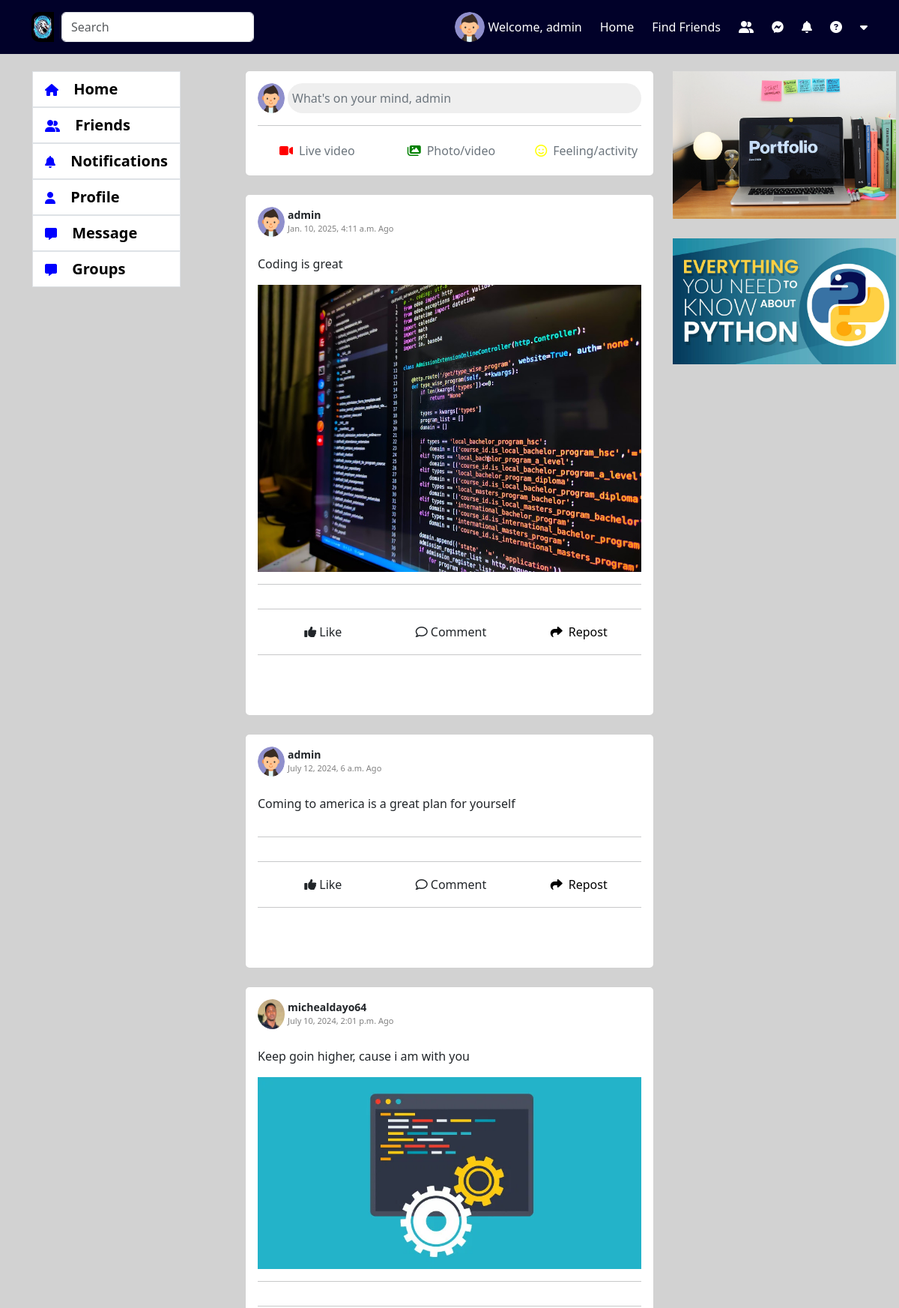
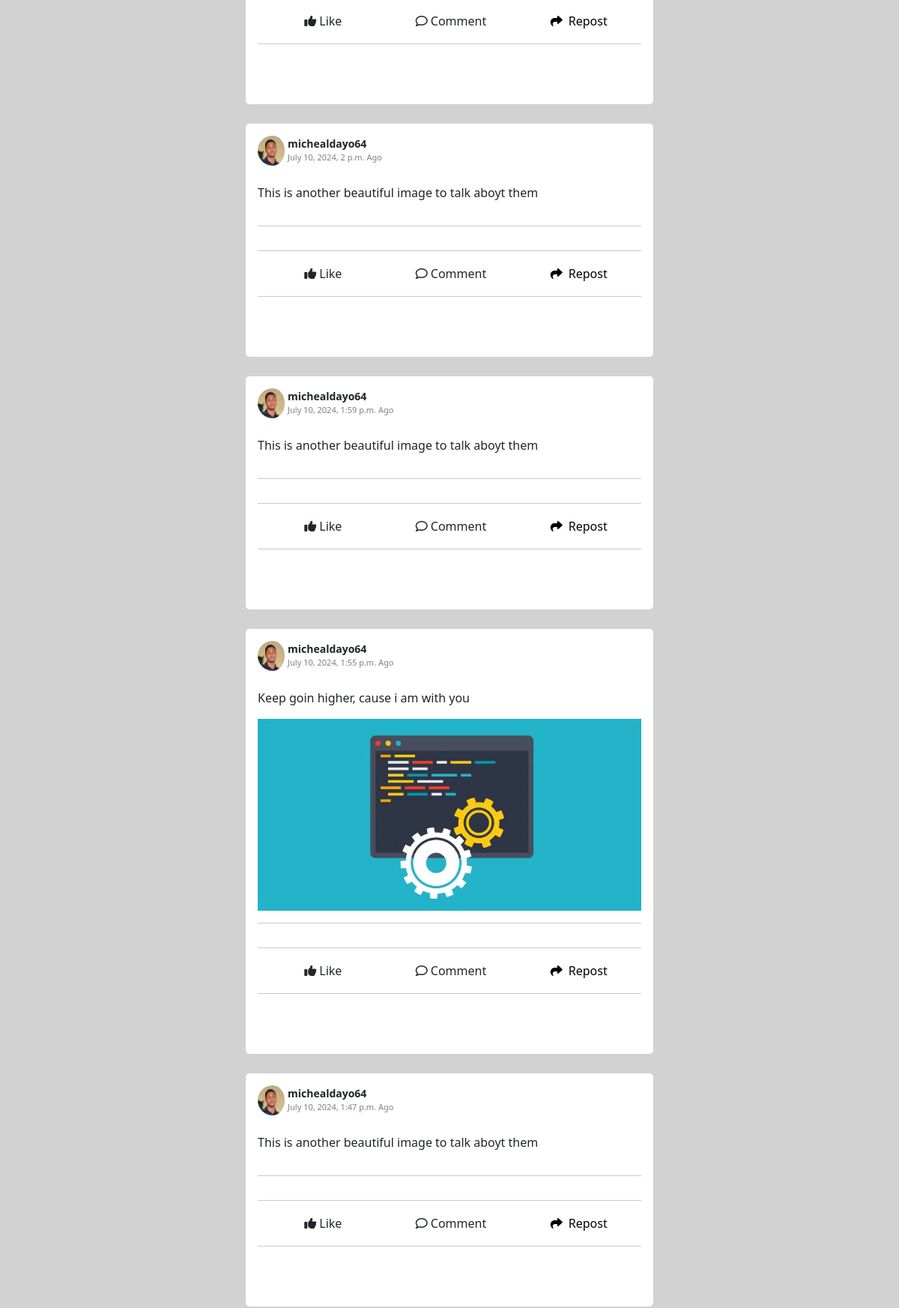
Page / (signed in, upper part) on the committed database (2 pictures, top to bottom).
### account/models.py (models this page shows, shortened)
class Accounts(AbstractBaseUser):
    email = models.EmailField(verbose_name="email", max_length=60, unique=True)
    username = models.CharField(max_length=30, unique=True)
    first_name = models.CharField(max_length=30, null=True, blank=True)
    last_name = models.CharField(max_length=30, null=True, blank=True)
    date_joined = models.DateTimeField(
        verbose_name='date joined', auto_now_add=True)
    last_login = models.DateTimeField(verbose_name='last login', auto_now=True)
    is_admin = models.BooleanField(default=False)
    is_active = models.BooleanField(default=True)
    is_staff = models.BooleanField(default=False)
    is_superuser = models.BooleanField(default=False)
    profile_image = models.ImageField(max_length=255, upload_to=get_profile_image_filepath,
                                      null=True, blank=True, default=get_default_profile_image)
    hide_email = models.BooleanField(default=True)
    uid = models.CharField(max_length=225, blank=True, null=True)
    USERNAME_FIELD = 'email'
    REQUIRED_FIELDS = ['username']
    objects = MyAccountManager()

### social_app/models.py (models this page shows, shortened)
class Post(models.Model):
    user = models.ForeignKey(
        settings.AUTH_USER_MODEL, on_delete=models.CASCADE, null=True, blank=True, related_name='author')
    user_post = models.TextField(null=True, blank=True)
    file = models.FileField(
        upload_to="post_images/", null=True, blank=True)
    date_post = models.DateTimeField(auto_now_add=True)
    date_post_update = models.DateTimeField(auto_now=True)
    user_like_post = models.ManyToManyField(
        settings.AUTH_USER_MODEL, blank=True)
    reposted_by = models.ForeignKey(
        settings.AUTH_USER_MODEL, on_delete=models.CASCADE, null=True, blank=True, related_name='reposted_by')
    repost_users = models.ManyToManyField(
        settings.AUTH_USER_MODEL, blank=True, related_name="users_repost")

### social_app/views.py (the view)
# urls.py: path('', friend_index, name='friend-index'),
def index(request):
    context = {}
    user = request.user
    if user.is_authenticated:
        friend = FriendsList.objects.get(user=user)
        friends_list = friend.friends.all()
        '''
        List of post according to User friend
        '''
        post_list = Post.objects.filter(user__in=list(
            friends_list) + [user,]).order_by('-date_post')
        context['post_list'] = post_list
    else:
        return redirect('login')
    return render(request, 'home.html', context)

### account/views.py (called while the page is built)
def get_tokens_for_user(user):
    refresh = RefreshToken.for_user(user)
    return {
        'token': {
            'refresh': str(refresh),
            'access': str(refresh.access_token),
        },
        'msg': 'Login Successfully'
    }

### notification_app/context_processors.py (called while the page is built)
def get_user_token(request):
    user = request.user
    return {'user_access_token': get_tokens_for_user(user)['token']['access']}

### social_app/templates/home.html (shortened to what this page needs)
{% extends 'base.html' %}
{% block content %}
{% load static %}
<br>
    <div class="row home-container">
      <div class="col-12 col-lg-3 col-xl-3 col-md-3 left-menu-container">
        {% include 'snippets/left-menu.html' %}
      </div>
      <div class="col-12 col-lg-6 col-xl-6 col-md-6 mx-auto" id="postlistid">
        {% include 'home_main_content.html' %}
        {% if post_list %}
          {% for i in post_list %}
          <br>
          <div class="card p-3">
            <div class="d-flex flex-row justify-content-between align-items-center">
              <div class="d-flex flex-row">
                <img class="pe-1 profile-pic" src="{{ i.user.profile_image.url }}" alt="" srcset="">
                <div class="d-flex flex-column">
                  <span style="font-size: 14px; font-weight: bold;">{{ i.user.username }}</span>
                  <span style="font-size: 11px; color: gray;">{{ i.date_post }} Ago</span>
                </div>
              </div>
            </div>
            <br>
            <div class="w-100" id="post">
              {% if i.user_post %}
                <p>{{ i.user_post }}</p>
              {% endif %}
            </div>
            <div id="postimage">
              {% if i.file %}
                {% if i.file.url|slice:"-4:" == ".MP4" or i.file.url|slice:"-4:" == ".mp4" %}
                <video id="movie" class="w-100 h-100 rounded" controls>
                  <source src="{{ i.file.url }}" type="video/mp4">
                </video>
                {% else %}
                <img class="w-100" src="{{ i.file.url }}" alt="" srcset="">
                {% endif %}
              {% endif %}
            </div>
            <hr>
            <hr>
              <div class="d-flex flex-row justify-content-between">
                <div class="d-flex flex-row align-items-center justify-content-center w-50 likecommentshare" id="likeidBtn" data-id="{{ i.pk }}">
                  <i class="fa-solid fa-thumbs-up p-1"></i>
                  <span class="likeunlike_{{ i.id }}" id="likeunlikeid" data-id="{{ i.id }}">Like</span>
                </div>
              <div class="d-flex flex-row align-items-center justify-content-center w-50 likecommentshare" id="commentidBtn" data-id="{{ i.pk }}">
                <i class="fa-regular fa-comment p-1"></i>
                <span>Comment</span>
              </div>
              <div class="d-flex flex-row align-items-center justify-content-center w-50 likecommentshare" id="shareidBtn">
                <a href="{% url 'user-share-post' i.id %}">
                  <i class="fa-solid fa-share p-1"></i>
                <span>Repost</span>
                </a>
              </div>
              </div>
            <hr>
            <br>
            <br>
          </div>
          {% endfor %}
       {% endif %}
         </div>
      <div class="col-12 col-lg-3 col-xl-3 col-md-3 right-menu-container ">
        {% include 'snippets/right-data.html' %}
      </div>
    </div>
{% endblock %}

### templates/snippets/header.html (shortened to what this page needs)
{% load static %}
<nav class="navbar fixed-top top-navbar" id="mynav" data-token="{{ user_access_token }}">
  <div class="container d-flex flex-row justify-content-between" id="myheader">
    <div>
      <form class="d-flex" role="search">
        <img src="{% static 'img/logoimage.webp' %}" alt="" srcset=""
          style="width: 40px; height: 40px; padding-right: 10px; border-radius: 10px;">
        <input class="form-control me-2 w-100" type="search" placeholder="Search" aria-label="Search">
      </form>
    </div>
    <div class="menu-left">
      {% if request.user.is_authenticated %}
      <a href="{% url 'profile-index' %}" class="anch">
        <img class="me-1 profile-pic" src="{{ request.user.profile_image.url }}" alt="">
      </a>
      {% else %}
      <img class="me-1 profile-pic" src="{% static 'img/profile_image.png' %}" alt="">
      {% endif %}
      <a href="{% url 'profile-index' %}" class="anch">
        <p class="me-4 mt-3 text-white">Welcome, {{ request.user.username }}</p>
      </a>
      <a href="{% url 'index' %}" class="anch">
        <p class="me-4 mt-3 text-white">Home</p>
      </a>
      <a href="{% url 'friend-index' %}" class="anch">
        <p class="me-4 mt-3 text-white">Find Friends</p>
      </a>
      <a href="#" class="anch">
        <i class="fa-solid fa-user-group me-4 text-white"></i>
      </a>
      <a class="anch" id="btn-chat-notifi">
        <i class="fa-brands fa-facebook-messenger me-4 text-white"></i>
      </a>
      <a class="anch" id="btn-notifi" onclick="setGeneralNotificationsAsRead()">
        <i class="fa-solid fa-bell me-4 text-white"></i>
      </a>
      <a href="#" class="anch">
        <i class="fa-solid fa-circle-question me-4 text-white"></i>
      </a>
      <a href="#" id="logout">
        <i class="fa-solid fa-caret-down text-white"></i>
      </a>
    </div>
  </div>
</nav>

### social_app/templates/home_main_content.html (shortened to what this page needs)
<div class="card p-3">
    <div class="d-flex flex-row align-items-left">
      <img class="pe-1 profile-pic" src="{{ request.user.profile_image.url }}" alt="" srcset="">
      <input class="w-100 border border-0 rounded-pill text-start text-secondary" id="inputpost" data-bs-toggle="modal" data-bs-target="#exampleModal" type="submit" value="What's on your mind, {{ request.user.username }}">
    </div>
    <hr>
    <div class="row text-center ps-4 p3-4">
        <div class="col-4 col-sm-4">
            <div class="d-flex flex-row align-items-center" id="videoid" data-bs-toggle="modal" data-bs-target="#livevideo">
                    <i class="fa-solid fa-video"></i>
                    <span class="text-secondary ms-2">Live video</span>
            </div>
        </div>
        <div class="col-4 col-sm-4">
            <div class="d-flex flex-row align-items-center" id="photoid" data-bs-toggle="modal" data-bs-target="#exampleModal">
                    <i class="fa-solid fa-images"></i>
                <span class="text-secondary ms-2">Photo/video</span>
            </div>
        </div>
        <div class="col-4 col-sm-4">
            <div class="d-flex flex-row justify-content-center align-items-center" id="emojiid" data-bs-toggle="modal" data-bs-target="#emoji">
                    <i class="fa-regular fa-face-smile"></i>
                <span class="text-secondary ms-2">Feeling/activity</span>
            </div>
        </div>
    </div>
</div>

### static/css/style.css (style rules this page uses)
body { display: block; position: relative; }
.anch { text-decoration: none; cursor: pointer; }
.anch i { color: blue; }
.profile-pic { width: 40px; height: 40px; border-radius: 100%; }
#myheader { position: relative; width: 100%; }
.top-navbar { background-color: rgb(1, 1, 41); }
.menu-left { display: flex; flex-direction: row; align-items: center; }

### static/css/home.css (style rules this page uses)
#videoid { cursor: pointer; padding: 5px; border-radius: 5px; }
#videoid i { color: red; }
#photoid { cursor: pointer; padding: 5px; border-radius: 5px; }
#photoid i { color: green; }
#emojiid { cursor: pointer; padding: 5px; border-radius: 5px; }
#emojiid i { color: yellow; }
#post p { text-align: justify; }
.likecommentshare { cursor: pointer; padding: 2px; border-radius: 5px; }
.likecommentshare a { text-decoration: none; color: black; }

### rows in the picture
Accounts: user.profile_image (picture), user.username "admin", user.username "What's on your mind, admin"
Post: user.profile_image (picture), user.username "admin", date_post "Jan. 10, 2025, 4:11 a.m.", user_post "Coding is great", file (picture)
Post: user.profile_image (picture), user.username "admin", date_post "July 12, 2024, 6 a.m.", user_post "Coming to america is a great plan for yourself"
Post: user.profile_image (picture), user.username "michealdayo64", date_post "July 10, 2024, 2:01 p.m.", user_post "Keep goin higher, cause i am with you", file (picture)
Post: user.profile_image (picture), user.username "michealdayo64", date_post "July 10, 2024, 2 p.m.", user_post "This is another beautiful image to talk aboyt them"
Post: user.profile_image (picture), user.username "michealdayo64", date_post "July 10, 2024, 1:59 p.m.", user_post "This is another beautiful image to talk aboyt them"
Post: user.profile_image (picture), user.username "michealdayo64", date_post "July 10, 2024, 1:55 p.m.", user_post "Keep goin higher, cause i am with you", file (picture)
Post: user.profile_image (picture), user.username "michealdayo64", date_post "July 10, 2024, 1:47 p.m.", user_post "This is another beautiful image to talk aboyt them"
